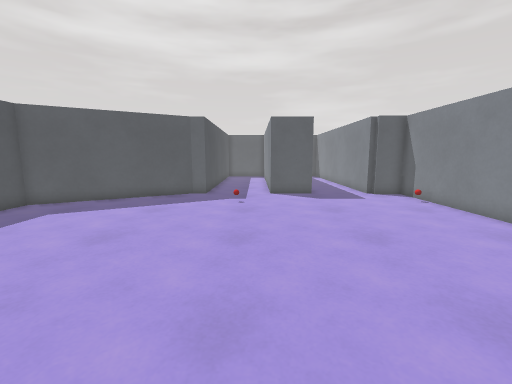
view 1 (above)

15 first-person views from a walk through a level from a Godot 3-D game. The camera is 1.2 m above the floor, tilts 8° down and sees 90° across. The floor is counted in squares, 0.52 m on a side. Each view is taken from the middle of a square. On the plan, view 1 faces up. The plan holds only what a view shows up to about 17 squares ahead; the rest is blank. The place goes on beyond the plan. Characters and animated objects are left out. Surface patterns are stand-ins for the level's own textures.

view 2
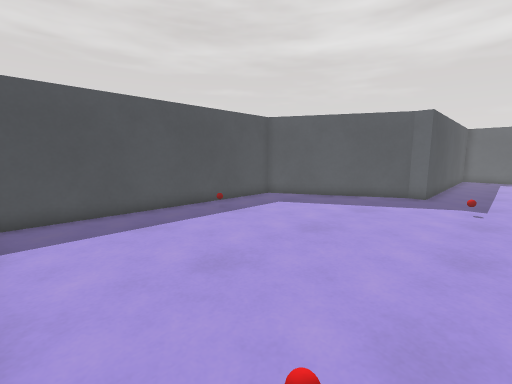

view 3
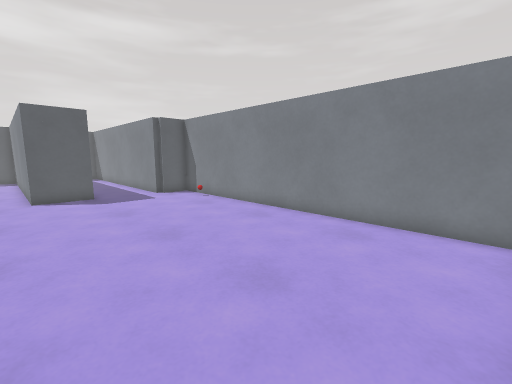

view 4
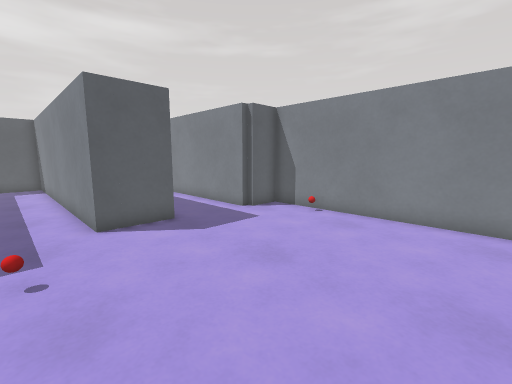

view 5
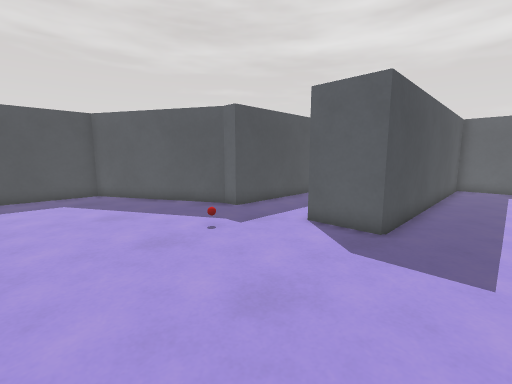

view 6
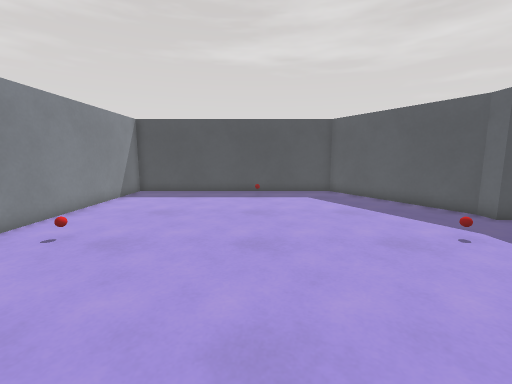

view 7
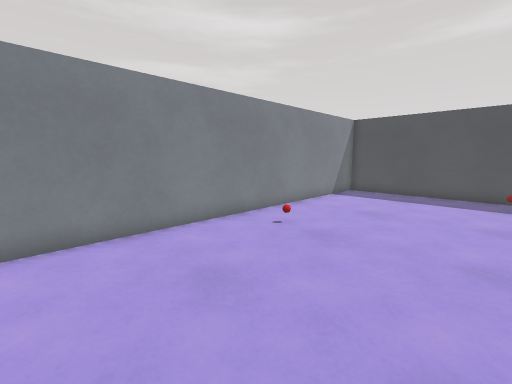

view 8
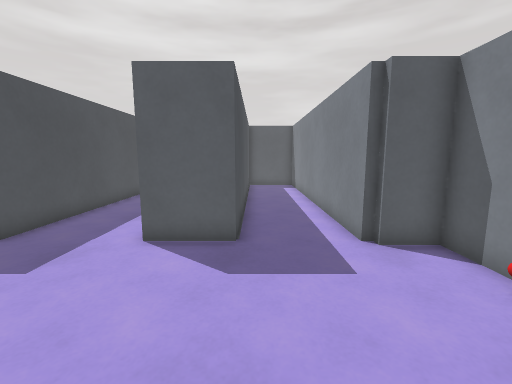

view 9
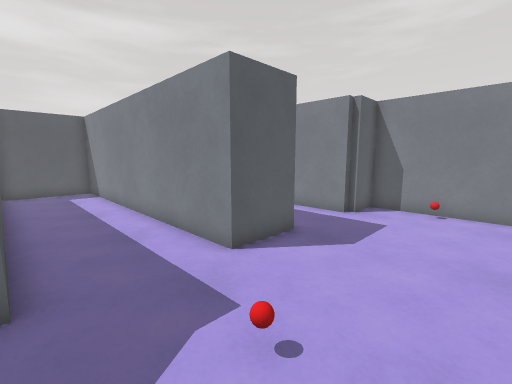

view 10
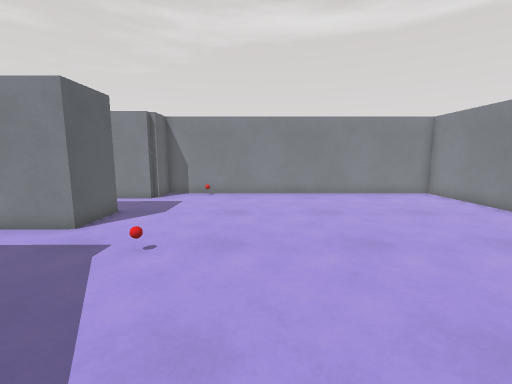

view 11
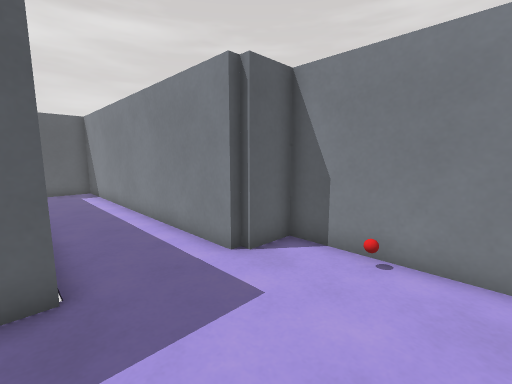

view 12
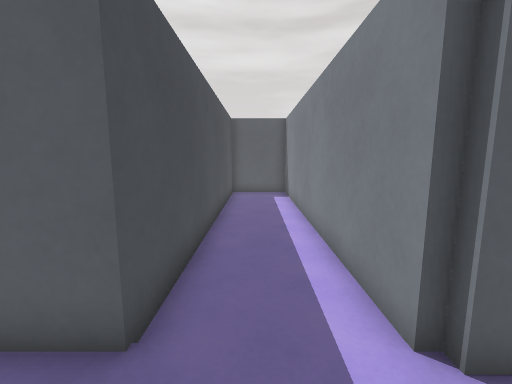

view 13
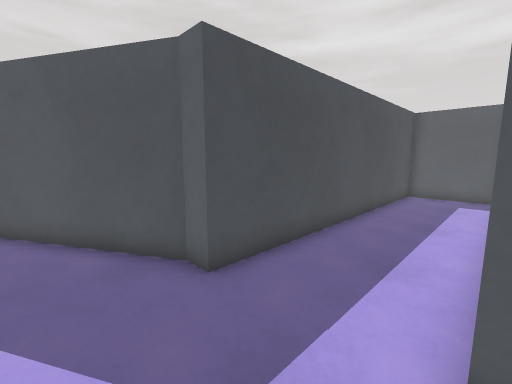

view 14
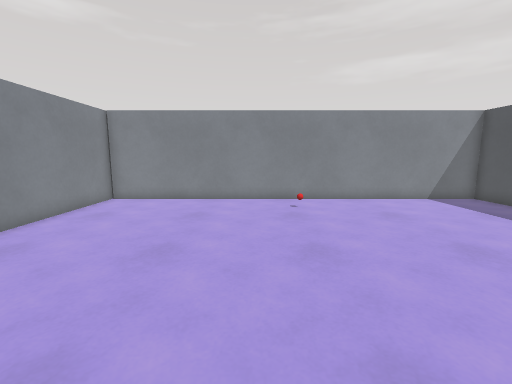

view 15
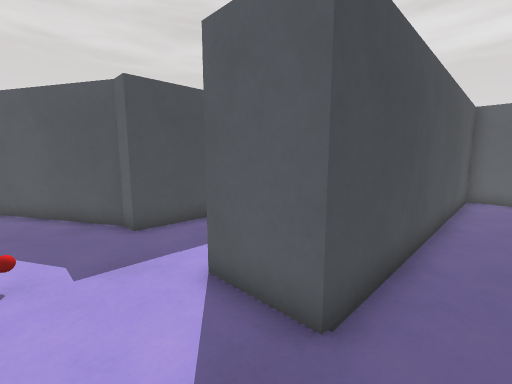

### Floor plan
Points are (right, up) in squares from view 1. A wall is a line through its corners. A room is listed if a view was taken in it or the views show most of it. See-through windows are left out.
Room 1 (views 1, 2, 3, 4, 5, 6, 7, 8, 9, 10, 11, 12, 13, 14, 15)
walls: (0.9, 15.8) (0.9, 29.5) (-3.1, 29.5) (-3.1, 15.8) (-3.9, 15.8) (-10.8, 11.9) (-10.8, -0.7) (8.8, -0.7) (8.8, 15.4) (6.9, 15.4) (6.9, 29.5) (3.5, 29.5) (3.5, 15.8) (0.9, 15.8); (7.2, 15.4) (7.2, 15.9)

Where each view was taken, in squares from view 1:
view 1: 0 up, 0 right, facing up
view 2: 0 up, 0 right, facing up-left
view 3: 0 up, 0 right, facing up-right
view 4: 7 up, 1 left, facing up-right
view 5: 8 up, 6 right, facing up-left
view 6: 7 up, 6 right, facing left
view 7: 7 up, 6 right, facing down-left
view 8: 9 up, 4 right, facing up
view 9: 11 up, 3 left, facing up-right
view 10: 10 up, 7 left, facing right
view 11: 11 up, 3 right, facing up-right
view 12: 13 up, 5 right, facing up
view 13: 13 up, 1 right, facing up-left
view 14: 13 up, 1 right, facing down
view 15: 13 up, 5 right, facing up-left
